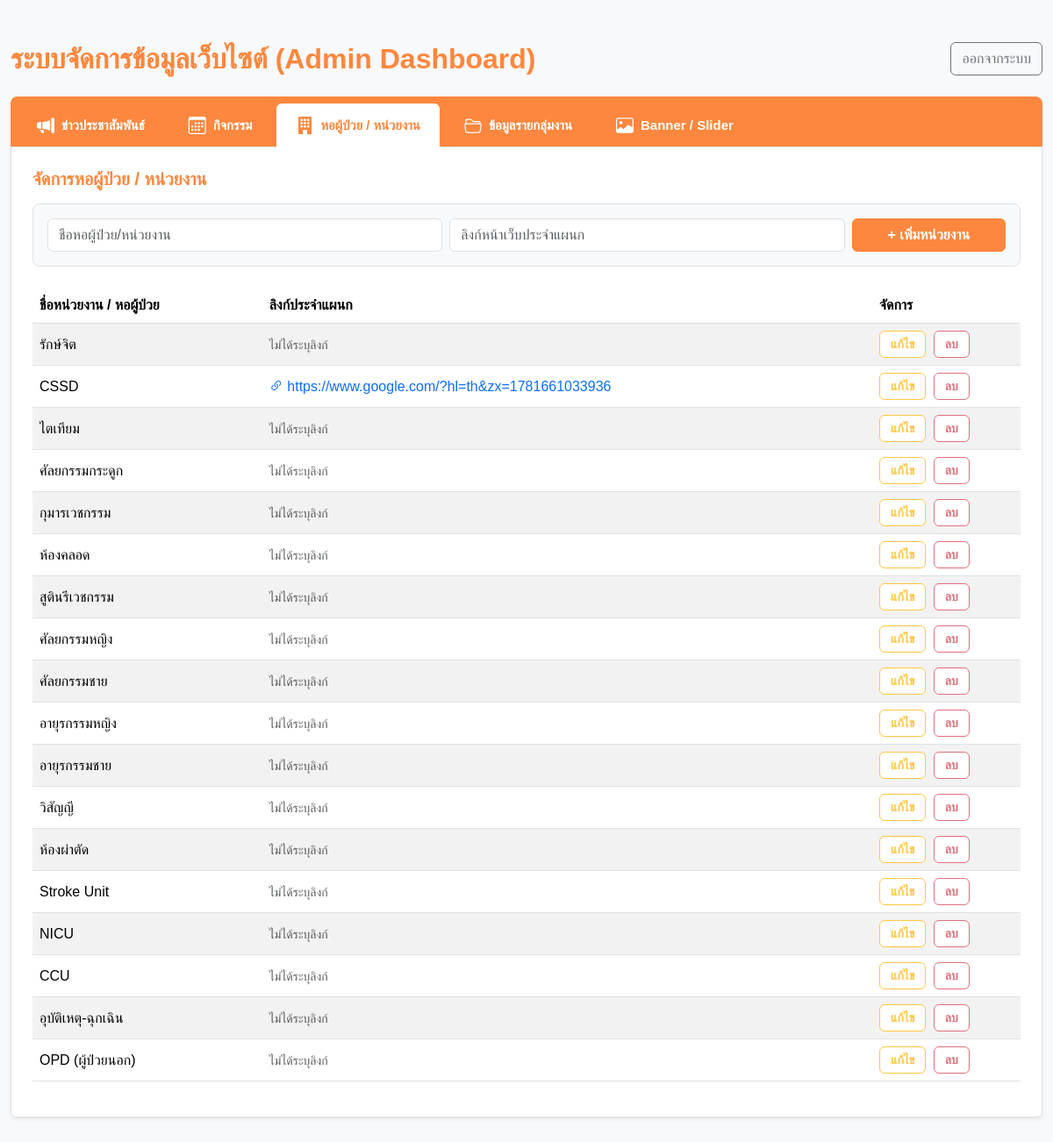
Page /admin.php?tab=departments (signed in) on the earlier database version.
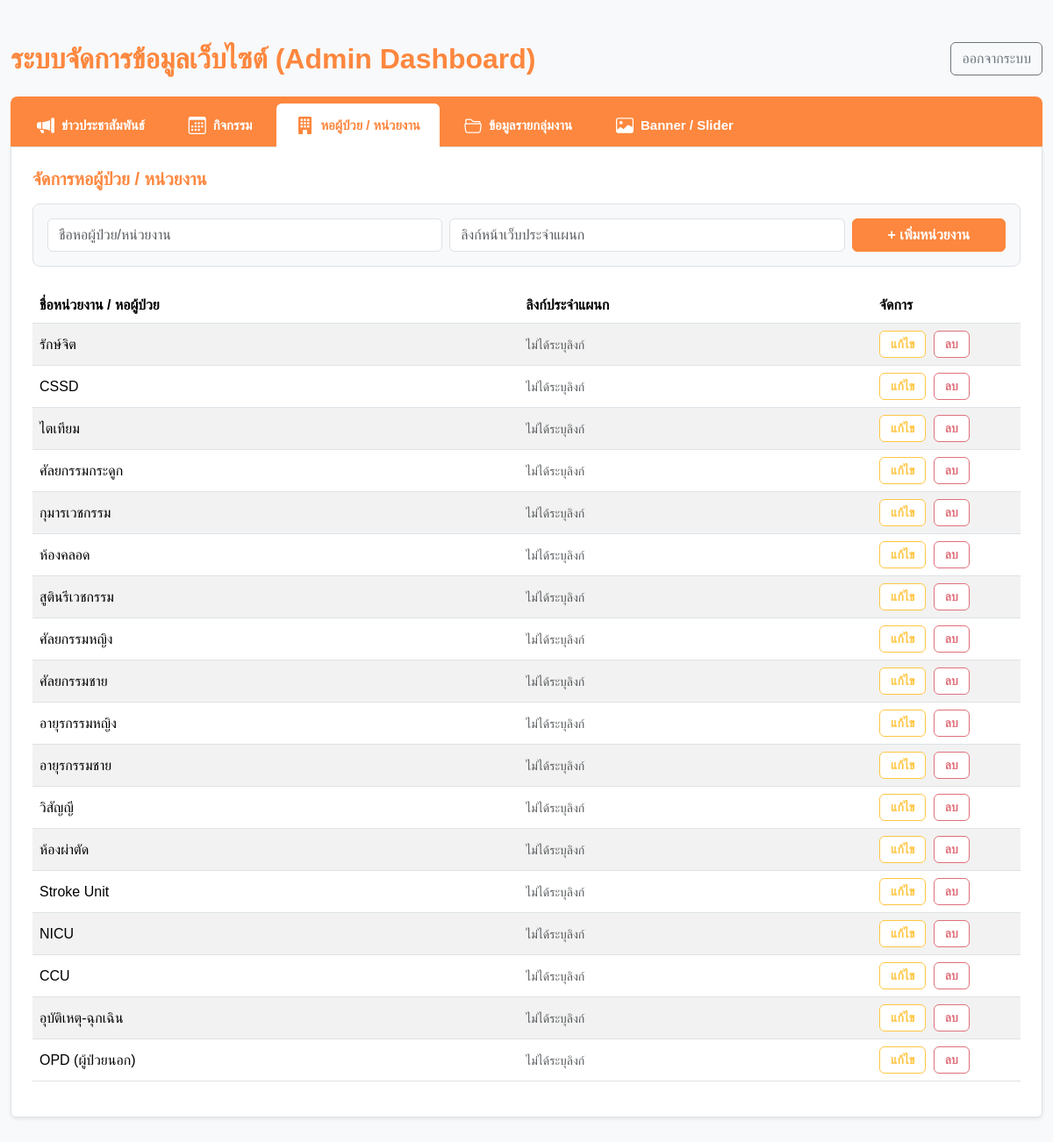
Same page on the later database version.
### tables this page shows
CREATE TABLE IF NOT EXISTS `departments` (
  `id` int NOT NULL AUTO_INCREMENT,
  `name` varchar(255) NOT NULL,
  `link_url` varchar(255) DEFAULT NULL,
  PRIMARY KEY (`id`)
);

### admin.php (the view, shortened to what the changed rows need)
<?php
require_once 'connect.php';
$active_tab = $_GET['tab'] ?? 'news';
$conn->exec("CREATE TABLE IF NOT EXISTS department_contents (
    id INT AUTO_INCREMENT PRIMARY KEY,
    department_id INT NOT NULL,
    section VARCHAR(50) NOT NULL,
    title VARCHAR(255) NOT NULL,
    content TEXT NULL,
    file_name TEXT NULL,
    link_url VARCHAR(500) NULL,
    sort_order INT NOT NULL DEFAULT 1,
    created_at TIMESTAMP DEFAULT CURRENT_TIMESTAMP,
    INDEX idx_department_section (department_id, section)
) ENGINE=InnoDB DEFAULT CHARSET=utf8mb4");
try {
    $conn->exec("ALTER TABLE department_contents MODIFY file_name TEXT NULL");
} catch (Exception $e) { }
$conn->exec("CREATE TABLE IF NOT EXISTS banners (
    id INT AUTO_INCREMENT PRIMARY KEY,
    title VARCHAR(255) NOT NULL,
    subtitle TEXT NULL,
    image_name VARCHAR(500) NULL,
    link_url VARCHAR(500) NULL,
    sort_order INT NOT NULL DEFAULT 1,
    is_active TINYINT(1) NOT NULL DEFAULT 1,
    created_at TIMESTAMP DEFAULT CURRENT_TIMESTAMP
) ENGINE=InnoDB DEFAULT CHARSET=utf8mb4");
$dept_items         = [];
$all_depts        = $conn->query("SELECT * FROM departments ORDER BY id ASC")->fetchAll(PDO::FETCH_ASSOC);
$selected_dept_id = (int)($_GET['dept_id'] ?? ($all_depts[0]['id'] ?? 0));
if ($active_tab == 'news') {
    $news_items = $conn->query("SELECT * FROM news ORDER BY id DESC")->fetchAll(PDO::FETCH_ASSOC);
} elseif ($active_tab == 'events') {
    $event_items = $conn->query("SELECT * FROM events ORDER BY id DESC")->fetchAll(PDO::FETCH_ASSOC);
} elseif ($active_tab == 'departments') {
    $dept_items = $conn->query("SELECT * FROM departments ORDER BY id DESC")->fetchAll(PDO::FETCH_ASSOC);
} elseif ($active_tab == 'banners') {
    $banner_items = $conn->query("SELECT * FROM banners ORDER BY sort_order ASC, id ASC")->fetchAll(PDO::FETCH_ASSOC);
}
?>
<!DOCTYPE html>
<html lang="th">
<head>
    <link href="https://cdn.jsdelivr.net/npm/bootstrap@5.3.3/dist/css/bootstrap.min.css" rel="stylesheet">
    <link rel="stylesheet" href="https://cdn.jsdelivr.net/npm/bootstrap-icons@1.11.0/font/bootstrap-icons.css">
    <link rel="stylesheet" href="https://cdn.jsdelivr.net/npm/flatpickr/dist/flatpickr.min.css">
    <link rel="stylesheet" href="style.css">
</head>
<body class="bg-light">
<div class="container my-5">
    <div class="d-flex flex-column flex-md-row justify-content-between align-items-start align-items-md-center mb-4 gap-3">
        <h2 class="mb-0 text-hospital fw-bold">ระบบจัดการข้อมูลเว็บไซต์ (Admin Dashboard)</h2>
    </div>
    <div class="tab-content bg-white p-4 border rounded-bottom shadow-sm">
        <?php if($active_tab == 'departments'): ?>
        <div>
            <table class="table table-striped align-middle mt-4">
                <thead><tr><th>ชื่อหน่วยงาน / หอผู้ป่วย</th><th>ลิงก์ประจำแผนก</th><th>จัดการ</th></tr></thead>
                <tbody>
                    <?php foreach($dept_items as $row):
                        $dept_link = $row['link_url'] ?? '';
                    ?>
                    <tr>
                        <td><?= htmlspecialchars($row['name']) ?></td>
                        <td>
                            <?php if(!empty($dept_link)): ?>
                                <i class="bi bi-link-45deg text-primary"></i> <a href="<?= htmlspecialchars($dept_link) ?>" target="_blank" class="text-decoration-none"><?= htmlspecialchars($dept_link) ?></a>
                            <?php else: ?>
                                <span class="text-muted small">ไม่ได้ระบุลิงก์</span>
                            <?php endif; ?>
                        </td>
                        <td width="15%">
                            <button class="btn btn-outline-edit-style btn-sm me-1" onclick="editDept(<?= $row['id'] ?>, '<?= addslashes(htmlspecialchars($row['name'])) ?>', '<?= addslashes(htmlspecialchars($dept_link)) ?>')">แก้ไข</button>
                            <a href="admin.php?tab=departments&del_dept=<?= $row['id'] ?>" class="btn btn-outline-delete-style btn-sm" onclick="return confirm('คุณแน่ใจหรือไม่ว่าต้องการลบข้อมูลนี้?')">ลบ</a>
                        </td>
                    </tr>
                    <?php endforeach; ?>
                </tbody>
            </table>
        </div>
        <?php endif; ?>
    </div>
</div>
</body>
</html>

Differences in the rows shown:
changed departments "CSSD": link_url "https://www.google.com/?hl=th&zx=1781661033936" → (not shown); now shows "ไม่ได้ระบุลิงก์"
